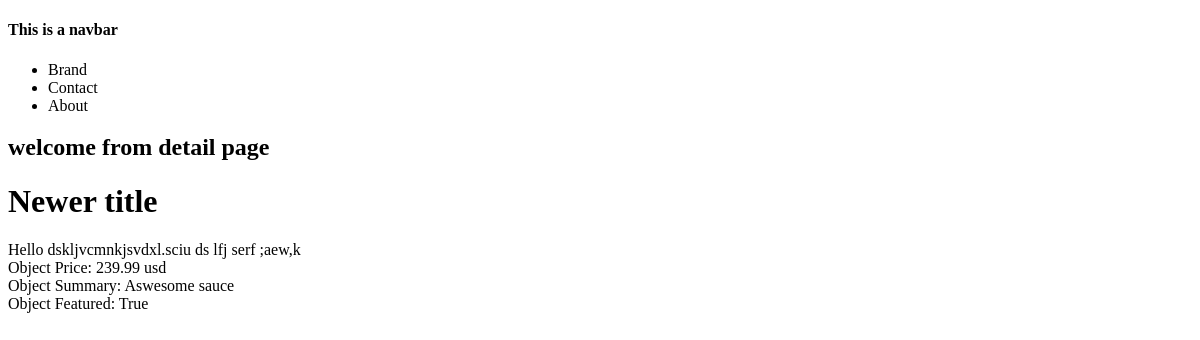
/product/2/, run on an earlier commit of the app's database.
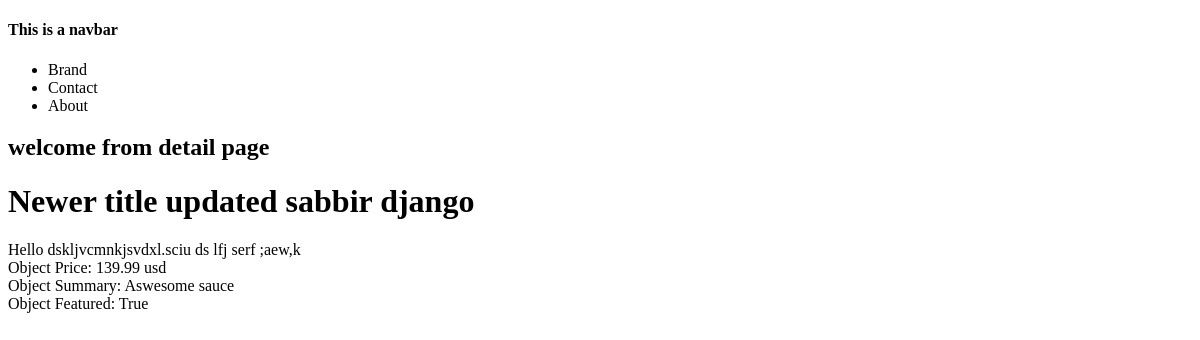
And on a later commit of the database.
### products/models.py (models this page shows, shortened)
class Product(models.Model):
    title = models.CharField(max_length=120) # max field must be declared
    description = models.TextField(blank=True, null=True) #can be null or blank
    price = models.DecimalField(decimal_places=2, max_digits=10000)
    summary = models.TextField(default='This is summary')
    featured = models.BooleanField(default=True) #null = True , default = True

### products/views.py (the view)
# urls.py: path('product/<int:my_id>/', dynamic_lookup_view, name='product-details'),
def dynamic_lookup_view(request,my_id):
    obj = get_object_or_404(Product, id=my_id)
    context = {
        "object": obj
    }
    return render(request, "detail.html",context)

### templates/detail.html
{% extends "base.html" %}
{% block content %}
<h2>welcome from detail page</h2>
<h1>{{ object.title }}</h1>
<p>
    {% if object.description %}
        {{ object.description }}
    {% else %}
        Description coming soon
    {% endif %}
    <br>
    Object Price: {{ object.price }} usd
    <br>
    Object Summary: {{ object.summary }}
    <br>
    Object Featured: {{ object.featured }}
</p>
{% endblock %}

What changed in the data, as far as the page shows it:
changed Product "Hello dskljvcmnkjsvdxl.sciu ds lfj serf ;aew,k": title "Newer title" → "Newer title updated sabbir django"; price "239.99" → "139.99"
